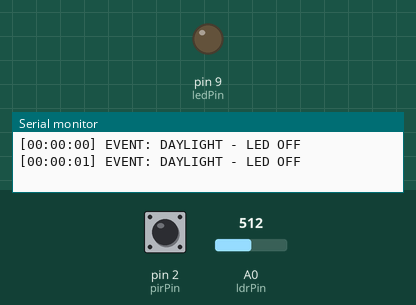
Simulated run of this sketch. Board: Arduino Uno, built with avr-gcc and run on an emulated ATmega328P. On the bench: output pins drawn as LEDs (lit = HIGH), the last lines printed to the serial monitor. Inputs (shaded band) come from the test bench; at power-on: A0 (ldrPin) = 512, pin 2 (pirPin) LOW.

Above: at 1.8 s.
1.9 s: A0 (ldrPin) set to 492
At 2.9 s:
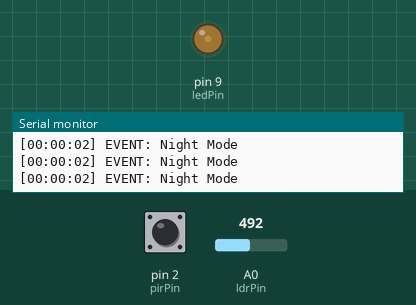
3.5 s: A0 (ldrPin) set to 510
At 4.5 s:
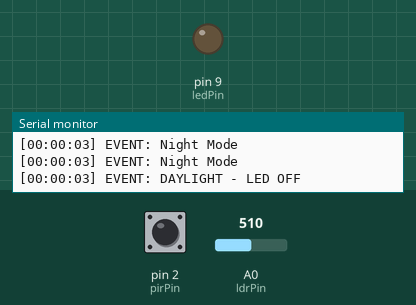
5.0 s: A0 (ldrPin) set to 490
At 6.1 s:
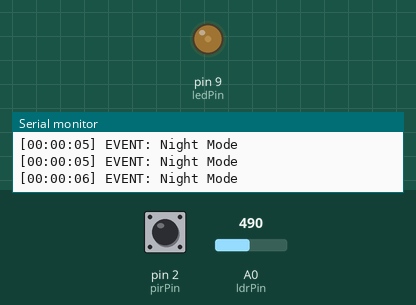
7.0 s: pin 2 (pirPin) driven HIGH
At 8.1 s:
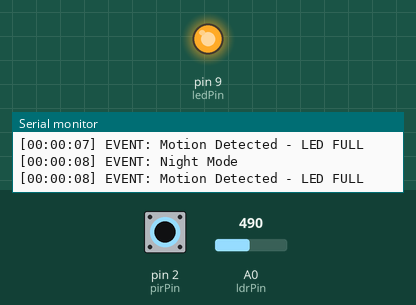
8.5 s: pin 2 (pirPin) pulsed LOW 2 times (0.12 s each, 0.3 s apart)
13.2 s: A0 (ldrPin) set to 511
At 14.6 s:
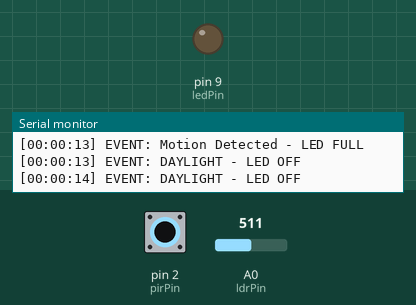
Timing chart, 0 to 15.7 s (numbered marks = the images above; inputs shaded):
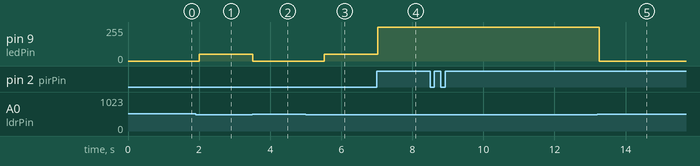

Measured:
- the behaviour switches between 501 and 500 on A0 (ldrPin) (found by bisection; images 0 and 1)
- after the input at 1.9 s, pin 9 (ledPin): 0/255 → 51/255 after 0.10 s
- after the input at 3.5 s, pin 9 (ledPin): 51/255 → 0/255 at once
- after the input at 5.0 s, pin 9 (ledPin): 0/255 → 51/255 after 0.52 s
- after the input at 7.0 s, pin 9 (ledPin): 51/255 → 255/255 at once
- after the input at 13.2 s, pin 9 (ledPin): 255/255 → 0/255 after 0.06 s

The sketch:

Smart_Street_Light.ino
```cpp
/*
-----------------------------------------------------
Smart Street Light
Author: Shubh Jashan Singh
-----------------------------------------------------
*/

const int ldrPin = A0;
const int pirPin = 2;
const int ledPin = 9;

const int threshold = 500;

unsigned long lastMotionTime = 0;
bool motionDetected = false;

void printEvent(String event);

void setup() {

  pinMode(pirPin, INPUT);
  pinMode(ledPin, OUTPUT);

  Serial.begin(9600);
}

void loop() {

  int lightValue = analogRead(ldrPin);

  // -------- DAY --------
  if (lightValue > threshold) {

    analogWrite(ledPin, 0);

    printEvent("DAYLIGHT - LED OFF");

    delay(1000);
    return;
  }

  // -------- NIGHT --------
  printEvent("Night Mode");

  if (digitalRead(pirPin) == HIGH) {

    motionDetected = true;
    lastMotionTime = millis();

    analogWrite(ledPin, 255);

    printEvent("Motion Detected - LED FULL");
  }

  if (motionDetected) {

    if (millis() - lastMotionTime >= 30000) {

      motionDetected = false;

      analogWrite(ledPin, 51);

      printEvent("No Motion - LED DIM (20%)");
    }

  } else {

    analogWrite(ledPin, 51);
  }

  delay(100);
}

//---------------------------------------
void printEvent(String event) {

  unsigned long sec = millis() / 1000;

  int h = sec / 3600;
  int m = (sec % 3600) / 60;
  int s = sec % 60;

  Serial.print("[");

  if (h < 10) Serial.print("0");
  Serial.print(h);
  Serial.print(":");

  if (m < 10) Serial.print("0");
  Serial.print(m);
  Serial.print(":");

  if (s < 10) Serial.print("0");
  Serial.print(s);

  Serial.print("] EVENT: ");

  Serial.println(event);
}
```
